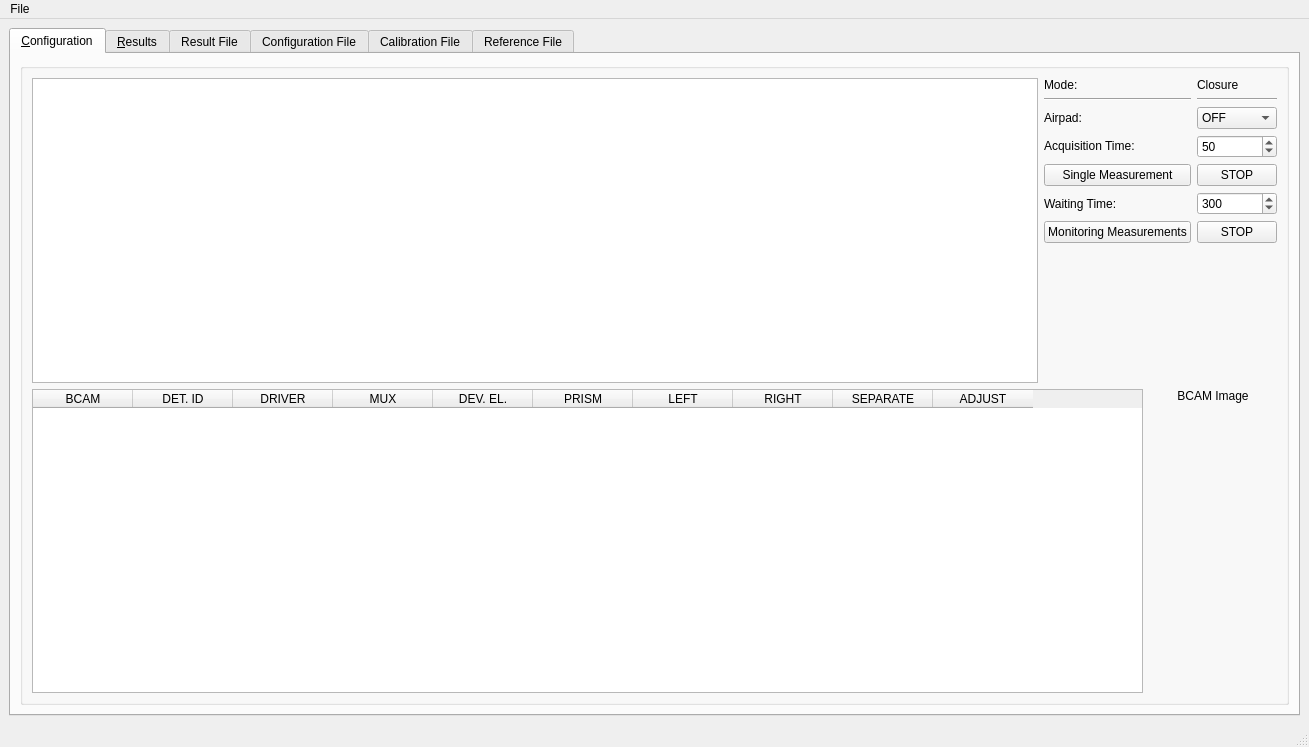
<?xml version="1.0" encoding="UTF-8"?>
<ui version="4.0">
 <class>Client</class>
 <widget class="QMainWindow" name="Client">
  <property name="geometry">
   <rect>
    <x>0</x>
    <y>0</y>
    <width>1309</width>
    <height>747</height>
   </rect>
  </property>
  <property name="sizeIncrement">
   <size>
    <width>0</width>
    <height>0</height>
   </size>
  </property>
  <property name="windowTitle">
   <string>ADEPO</string>
  </property>
  <property name="windowIcon">
   <iconset>
    <normaloff>Mayan_Pyramid-icon.png</normaloff>Mayan_Pyramid-icon.png</iconset>
  </property>
  <widget class="QWidget" name="centralwidget">
   <layout class="QGridLayout" name="gridLayout_6">
    <item row="0" column="0">
     <widget class="QTabWidget" name="tabWidget">
      <property name="currentIndex">
       <number>0</number>
      </property>
      <widget class="QWidget" name="ConfigurationTab">
       <attribute name="title">
        <string>&amp;Configuration</string>
       </attribute>
       <layout class="QVBoxLayout" name="verticalLayout_6">
        <item>
         <widget class="QGroupBox" name="groupBox">
          <property name="enabled">
           <bool>true</bool>
          </property>
          <property name="title">
           <string/>
          </property>
          <layout class="QVBoxLayout" name="verticalLayout_3">
           <item>
            <layout class="QVBoxLayout" name="verticalLayout_2">
             <item>
              <layout class="QHBoxLayout" name="horizontalLayout_3">
               <item>
                <widget class="QTableWidget" name="tableWidget_liste_detectors">
                 <property name="enabled">
                  <bool>true</bool>
                 </property>
                 <property name="sizePolicy">
                  <sizepolicy hsizetype="Expanding" vsizetype="Expanding">
                   <horstretch>20</horstretch>
                   <verstretch>20</verstretch>
                  </sizepolicy>
                 </property>
                 <property name="minimumSize">
                  <size>
                   <width>0</width>
                   <height>0</height>
                  </size>
                 </property>
                 <property name="contextMenuPolicy">
                  <enum>Qt::NoContextMenu</enum>
                 </property>
                 <property name="frameShape">
                  <enum>QFrame::StyledPanel</enum>
                 </property>
                 <property name="lineWidth">
                  <number>1</number>
                 </property>
                 <property name="editTriggers">
                  <set>QAbstractItemView::NoEditTriggers</set>
                 </property>
                 <property name="dragEnabled">
                  <bool>false</bool>
                 </property>
                 <property name="selectionMode">
                  <enum>QAbstractItemView::MultiSelection</enum>
                 </property>
                 <property name="selectionBehavior">
                  <enum>QAbstractItemView::SelectRows</enum>
                 </property>
                 <property name="textElideMode">
                  <enum>Qt::ElideNone</enum>
                 </property>
                 <property name="showGrid">
                  <bool>true</bool>
                 </property>
                 <property name="sortingEnabled">
                  <bool>true</bool>
                 </property>
                 <attribute name="horizontalHeaderVisible">
                  <bool>false</bool>
                 </attribute>
                 <attribute name="horizontalHeaderCascadingSectionResizes">
                  <bool>false</bool>
                 </attribute>
                 <attribute name="horizontalHeaderDefaultSectionSize">
                  <number>150</number>
                 </attribute>
                 <attribute name="horizontalHeaderHighlightSections">
                  <bool>false</bool>
                 </attribute>
                 <attribute name="horizontalHeaderMinimumSectionSize">
                  <number>100</number>
                 </attribute>
                 <attribute name="horizontalHeaderShowSortIndicator" stdset="0">
                  <bool>true</bool>
                 </attribute>
                 <attribute name="horizontalHeaderStretchLastSection">
                  <bool>true</bool>
                 </attribute>
                 <attribute name="verticalHeaderVisible">
                  <bool>false</bool>
                 </attribute>
                 <attribute name="verticalHeaderCascadingSectionResizes">
                  <bool>false</bool>
                 </attribute>
                 <attribute name="verticalHeaderDefaultSectionSize">
                  <number>30</number>
                 </attribute>
                 <attribute name="verticalHeaderMinimumSectionSize">
                  <number>30</number>
                 </attribute>
                 <attribute name="verticalHeaderShowSortIndicator" stdset="0">
                  <bool>true</bool>
                 </attribute>
                 <column>
                  <property name="text">
                   <string>DETECTOR ID</string>
                  </property>
                  <property name="font">
                   <font>
                    <kerning>true</kerning>
                   </font>
                  </property>
                  <property name="textAlignment">
                   <set>AlignHCenter|AlignVCenter|AlignCenter</set>
                  </property>
                 </column>
                 <column>
                  <property name="text">
                   <string>DETECTOR NAME</string>
                  </property>
                  <property name="textAlignment">
                   <set>AlignHCenter|AlignVCenter|AlignCenter</set>
                  </property>
                 </column>
                 <column>
                  <property name="text">
                   <string>AIRPAD CONSTANT (m)</string>
                  </property>
                  <property name="textAlignment">
                   <set>AlignHCenter|AlignVCenter|AlignCenter</set>
                  </property>
                 </column>
                </widget>
               </item>
               <item>
                <layout class="QGridLayout" name="gridLayout">
                 <item row="0" column="1">
                  <widget class="QLabel" name="mode">
                   <property name="text">
                    <string>Closure</string>
                   </property>
                  </widget>
                 </item>
                 <item row="8" column="0">
                  <spacer name="verticalSpacer">
                   <property name="orientation">
                    <enum>Qt::Vertical</enum>
                   </property>
                   <property name="sizeHint" stdset="0">
                    <size>
                     <width>20</width>
                     <height>40</height>
                    </size>
                   </property>
                  </spacer>
                 </item>
                 <item row="3" column="1">
                  <widget class="QSpinBox" name="acquisitionTime">
                   <property name="accelerated">
                    <bool>true</bool>
                   </property>
                   <property name="minimum">
                    <number>20</number>
                   </property>
                   <property name="maximum">
                    <number>300</number>
                   </property>
                   <property name="singleStep">
                    <number>10</number>
                   </property>
                   <property name="value">
                    <number>50</number>
                   </property>
                  </widget>
                 </item>
                 <item row="2" column="0">
                  <widget class="QLabel" name="airpadLabel">
                   <property name="text">
                    <string>Airpad:</string>
                   </property>
                   <property name="textFormat">
                    <enum>Qt::RichText</enum>
                   </property>
                   <property name="scaledContents">
                    <bool>false</bool>
                   </property>
                   <property name="buddy">
                    <cstring>airpad</cstring>
                   </property>
                  </widget>
                 </item>
                 <item row="6" column="0">
                  <widget class="QLabel" name="waitingTimeLabel">
                   <property name="text">
                    <string>Waiting Time:</string>
                   </property>
                  </widget>
                 </item>
                 <item row="5" column="1">
                  <widget class="QPushButton" name="singleShotStop">
                   <property name="text">
                    <string>STOP</string>
                   </property>
                  </widget>
                 </item>
                 <item row="0" column="0">
                  <widget class="QLabel" name="modeLabel">
                   <property name="text">
                    <string>Mode:</string>
                   </property>
                   <property name="textFormat">
                    <enum>Qt::RichText</enum>
                   </property>
                  </widget>
                 </item>
                 <item row="3" column="0">
                  <widget class="QLabel" name="acquisitionTimeLabel">
                   <property name="text">
                    <string>Acquisition Time:</string>
                   </property>
                   <property name="textFormat">
                    <enum>Qt::RichText</enum>
                   </property>
                   <property name="buddy">
                    <cstring>acquisitionTime</cstring>
                   </property>
                  </widget>
                 </item>
                 <item row="2" column="1">
                  <widget class="QComboBox" name="airpad">
                   <item>
                    <property name="text">
                     <string>OFF</string>
                    </property>
                   </item>
                   <item>
                    <property name="text">
                     <string>ON</string>
                    </property>
                   </item>
                  </widget>
                 </item>
                 <item row="6" column="1">
                  <widget class="QSpinBox" name="waitingTime">
                   <property name="minimum">
                    <number>30</number>
                   </property>
                   <property name="maximum">
                    <number>3600</number>
                   </property>
                   <property name="singleStep">
                    <number>30</number>
                   </property>
                   <property name="value">
                    <number>300</number>
                   </property>
                   <property name="displayIntegerBase">
                    <number>10</number>
                   </property>
                  </widget>
                 </item>
                 <item row="1" column="1">
                  <widget class="Line" name="line_2">
                   <property name="orientation">
                    <enum>Qt::Horizontal</enum>
                   </property>
                  </widget>
                 </item>
                 <item row="1" column="0">
                  <widget class="Line" name="line">
                   <property name="orientation">
                    <enum>Qt::Horizontal</enum>
                   </property>
                  </widget>
                 </item>
                 <item row="7" column="0">
                  <widget class="QPushButton" name="monitoring">
                   <property name="text">
                    <string>Monitoring Measurements</string>
                   </property>
                  </widget>
                 </item>
                 <item row="5" column="0">
                  <widget class="QPushButton" name="singleShot">
                   <property name="text">
                    <string>Single Measurement</string>
                   </property>
                  </widget>
                 </item>
                 <item row="7" column="1">
                  <widget class="QPushButton" name="monitoringStop">
                   <property name="text">
                    <string>STOP</string>
                   </property>
                  </widget>
                 </item>
                </layout>
               </item>
              </layout>
             </item>
             <item>
              <layout class="QHBoxLayout" name="horizontalLayout_4" stretch="0,0">
               <item>
                <widget class="QTableWidget" name="tableWidget_liste_bcams">
                 <property name="sizePolicy">
                  <sizepolicy hsizetype="Expanding" vsizetype="Expanding">
                   <horstretch>0</horstretch>
                   <verstretch>0</verstretch>
                  </sizepolicy>
                 </property>
                 <property name="maximumSize">
                  <size>
                   <width>1111</width>
                   <height>16777215</height>
                  </size>
                 </property>
                 <property name="sizeIncrement">
                  <size>
                   <width>0</width>
                   <height>0</height>
                  </size>
                 </property>
                 <property name="baseSize">
                  <size>
                   <width>0</width>
                   <height>0</height>
                  </size>
                 </property>
                 <property name="autoScrollMargin">
                  <number>16</number>
                 </property>
                 <property name="editTriggers">
                  <set>QAbstractItemView::NoEditTriggers</set>
                 </property>
                 <property name="selectionMode">
                  <enum>QAbstractItemView::SingleSelection</enum>
                 </property>
                 <property name="selectionBehavior">
                  <enum>QAbstractItemView::SelectRows</enum>
                 </property>
                 <property name="textElideMode">
                  <enum>Qt::ElideNone</enum>
                 </property>
                 <property name="gridStyle">
                  <enum>Qt::SolidLine</enum>
                 </property>
                 <property name="sortingEnabled">
                  <bool>true</bool>
                 </property>
                 <attribute name="horizontalHeaderVisible">
                  <bool>true</bool>
                 </attribute>
                 <attribute name="horizontalHeaderCascadingSectionResizes">
                  <bool>false</bool>
                 </attribute>
                 <attribute name="horizontalHeaderDefaultSectionSize">
                  <number>100</number>
                 </attribute>
                 <attribute name="horizontalHeaderHighlightSections">
                  <bool>false</bool>
                 </attribute>
                 <attribute name="horizontalHeaderMinimumSectionSize">
                  <number>50</number>
                 </attribute>
                 <attribute name="horizontalHeaderShowSortIndicator" stdset="0">
                  <bool>true</bool>
                 </attribute>
                 <attribute name="horizontalHeaderStretchLastSection">
                  <bool>false</bool>
                 </attribute>
                 <attribute name="verticalHeaderVisible">
                  <bool>false</bool>
                 </attribute>
                 <attribute name="verticalHeaderCascadingSectionResizes">
                  <bool>false</bool>
                 </attribute>
                 <attribute name="verticalHeaderDefaultSectionSize">
                  <number>30</number>
                 </attribute>
                 <attribute name="verticalHeaderMinimumSectionSize">
                  <number>30</number>
                 </attribute>
                 <attribute name="verticalHeaderShowSortIndicator" stdset="0">
                  <bool>true</bool>
                 </attribute>
                 <attribute name="verticalHeaderStretchLastSection">
                  <bool>false</bool>
                 </attribute>
                 <column>
                  <property name="text">
                   <string>BCAM</string>
                  </property>
                 </column>
                 <column>
                  <property name="text">
                   <string>DET. ID</string>
                  </property>
                 </column>
                 <column>
                  <property name="text">
                   <string>DRIVER</string>
                  </property>
                 </column>
                 <column>
                  <property name="text">
                   <string>MUX</string>
                  </property>
                 </column>
                 <column>
                  <property name="text">
                   <string>DEV. EL.</string>
                  </property>
                 </column>
                 <column>
                  <property name="text">
                   <string>PRISM</string>
                  </property>
                 </column>
                 <column>
                  <property name="text">
                   <string>LEFT</string>
                  </property>
                 </column>
                 <column>
                  <property name="text">
                   <string>RIGHT</string>
                  </property>
                 </column>
                 <column>
                  <property name="text">
                   <string>SEPARATE</string>
                  </property>
                 </column>
                 <column>
                  <property name="text">
                   <string>ADJUST</string>
                  </property>
                 </column>
                </widget>
               </item>
               <item>
                <layout class="QVBoxLayout" name="verticalLayout_4">
                 <item>
                  <widget class="QLabel" name="bcamLabel">
                   <property name="text">
                    <string>BCAM Image</string>
                   </property>
                   <property name="alignment">
                    <set>Qt::AlignCenter</set>
                   </property>
                  </widget>
                 </item>
                 <item>
                  <widget class="QLabel" name="bcamImage1">
                   <property name="enabled">
                    <bool>true</bool>
                   </property>
                   <property name="sizePolicy">
                    <sizepolicy hsizetype="Preferred" vsizetype="Expanding">
                     <horstretch>0</horstretch>
                     <verstretch>0</verstretch>
                    </sizepolicy>
                   </property>
                   <property name="text">
                    <string/>
                   </property>
                  </widget>
                 </item>
                 <item>
                  <widget class="QLabel" name="bcamImage2">
                   <property name="sizePolicy">
                    <sizepolicy hsizetype="Preferred" vsizetype="Expanding">
                     <horstretch>0</horstretch>
                     <verstretch>0</verstretch>
                    </sizepolicy>
                   </property>
                   <property name="text">
                    <string/>
                   </property>
                  </widget>
                 </item>
                 <item>
                  <widget class="QLabel" name="bcamDateTime">
                   <property name="text">
                    <string/>
                   </property>
                  </widget>
                 </item>
                 <item>
                  <spacer name="verticalSpacer_2">
                   <property name="orientation">
                    <enum>Qt::Vertical</enum>
                   </property>
                   <property name="sizeHint" stdset="0">
                    <size>
                     <width>20</width>
                     <height>40</height>
                    </size>
                   </property>
                  </spacer>
                 </item>
                </layout>
               </item>
              </layout>
             </item>
            </layout>
           </item>
          </layout>
         </widget>
        </item>
       </layout>
      </widget>
      <widget class="QWidget" name="ResultTab">
       <attribute name="title">
        <string>&amp;Results</string>
       </attribute>
       <layout class="QHBoxLayout" name="horizontalLayout_2">
        <item>
         <layout class="QVBoxLayout" name="verticalLayout">
          <item>
           <layout class="QHBoxLayout" name="horizontalLayout">
            <item>
             <widget class="QCheckBox" name="fullPrecision">
              <property name="text">
               <string>Full Precision</string>
              </property>
             </widget>
            </item>
            <item>
             <spacer name="horizontalSpacer">
              <property name="orientation">
               <enum>Qt::Horizontal</enum>
              </property>
              <property name="sizeHint" stdset="0">
               <size>
                <width>40</width>
                <height>20</height>
               </size>
              </property>
             </spacer>
            </item>
            <item>
             <widget class="QPushButton" name="nextMeasurement">
              <property name="text">
               <string>Next Measurement</string>
              </property>
             </widget>
            </item>
            <item>
             <widget class="QPushButton" name="stop">
              <property name="text">
               <string>Stop</string>
              </property>
             </widget>
            </item>
            <item>
             <widget class="QPushButton" name="reset">
              <property name="text">
               <string>Reset dX,dY,dZ</string>
              </property>
             </widget>
            </item>
           </layout>
          </item>
          <item>
           <widget class="QTableWidget" name="tableWidget_results">
            <property name="alternatingRowColors">
             <bool>true</bool>
            </property>
            <property name="sortingEnabled">
             <bool>true</bool>
            </property>
            <attribute name="horizontalHeaderCascadingSectionResizes">
             <bool>false</bool>
            </attribute>
            <attribute name="horizontalHeaderStretchLastSection">
             <bool>false</bool>
            </attribute>
            <attribute name="verticalHeaderCascadingSectionResizes">
             <bool>false</bool>
            </attribute>
            <column>
             <property name="text">
              <string>Name</string>
             </property>
            </column>
            <column>
             <property name="text">
              <string>BCAM</string>
             </property>
            </column>
            <column>
             <property name="text">
              <string>Prism</string>
             </property>
            </column>
            <column>
             <property name="text">
              <string>n</string>
             </property>
            </column>
            <column>
             <property name="text">
              <string>X (mm)</string>
             </property>
            </column>
            <column>
             <property name="text">
              <string>Y (mm)</string>
             </property>
            </column>
            <column>
             <property name="text">
              <string> Z (mm)</string>
             </property>
            </column>
            <column>
             <property name="text">
              <string>S X (mm)</string>
             </property>
            </column>
            <column>
             <property name="text">
              <string>S Y (mm)</string>
             </property>
            </column>
            <column>
             <property name="text">
              <string>S Z (mm)</string>
             </property>
            </column>
            <column>
             <property name="text">
              <string>dX (mm)</string>
             </property>
            </column>
            <column>
             <property name="text">
              <string>dY (mm)</string>
             </property>
            </column>
            <column>
             <property name="text">
              <string>dZ (mm)</string>
             </property>
            </column>
           </widget>
          </item>
         </layout>
        </item>
       </layout>
      </widget>
      <widget class="QWidget" name="ResultFileTab">
       <attribute name="title">
        <string>Result File</string>
       </attribute>
       <layout class="QVBoxLayout" name="verticalLayout_5">
        <item>
         <widget class="QLabel" name="resultFileLabel">
          <property name="text">
           <string/>
          </property>
         </widget>
        </item>
        <item>
         <widget class="QTextBrowser" name="resultFile"/>
        </item>
       </layout>
      </widget>
      <widget class="QWidget" name="ConfigurationFileTab">
       <attribute name="title">
        <string>Configuration File</string>
       </attribute>
       <layout class="QVBoxLayout" name="verticalLayout_7">
        <item>
         <widget class="QLabel" name="configurationFileLabel">
          <property name="text">
           <string/>
          </property>
         </widget>
        </item>
        <item>
         <widget class="QTextBrowser" name="configurationFile"/>
        </item>
       </layout>
      </widget>
      <widget class="QWidget" name="CalibrationFileTab">
       <attribute name="title">
        <string>Calibration File</string>
       </attribute>
       <layout class="QVBoxLayout" name="verticalLayout_8">
        <item>
         <widget class="QLabel" name="calibrationFileLabel">
          <property name="text">
           <string/>
          </property>
         </widget>
        </item>
        <item>
         <widget class="QTextBrowser" name="calibrationFile"/>
        </item>
       </layout>
      </widget>
      <widget class="QWidget" name="RefFileTab">
       <attribute name="title">
        <string>Reference File</string>
       </attribute>
       <layout class="QVBoxLayout" name="verticalLayout_9">
        <item>
         <widget class="QLabel" name="refFileLabel">
          <property name="text">
           <string/>
          </property>
         </widget>
        </item>
        <item>
         <widget class="QTextBrowser" name="refFile"/>
        </item>
       </layout>
      </widget>
     </widget>
    </item>
   </layout>
  </widget>
  <widget class="QMenuBar" name="menubar">
   <property name="geometry">
    <rect>
     <x>0</x>
     <y>0</y>
     <width>1309</width>
     <height>22</height>
    </rect>
   </property>
   <widget class="QMenu" name="FileMenu">
    <property name="title">
     <string>File</string>
    </property>
    <addaction name="quit"/>
   </widget>
   <addaction name="FileMenu"/>
  </widget>
  <widget class="QStatusBar" name="statusBar"/>
  <action name="quit">
   <property name="text">
    <string>Quit</string>
   </property>
   <property name="statusTip">
    <string>Quitter l'application</string>
   </property>
  </action>
 </widget>
 <resources/>
 <connections/>
</ui>
